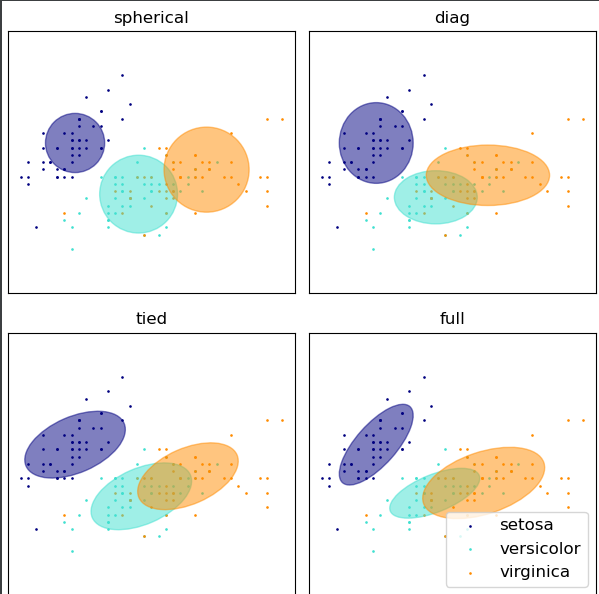

Recreate this plot in Python.
# Author: Ron Weiss <ronweiss@gmail.com>, Gael Varoquaux
# Modified by Thierry Guillemot <thierry.guillemot.work@gmail.com>
# License: BSD 3 clause
 
import matplotlib as mpl
import matplotlib.pyplot as plt
 
import numpy as np
 
from sklearn import datasets
from sklearn.mixture import GaussianMixture
from sklearn.model_selection import StratifiedKFold
 
print(__doc__)
 
colors = ['navy', 'turquoise', 'darkorange']
 
 
def make_ellipses(gmm, ax):
    for n, color in enumerate(colors):
        if gmm.covariance_type == 'full':
            covariances = gmm.covariances_[n][:2, :2]
        elif gmm.covariance_type == 'tied':
            covariances = gmm.covariances_[:2, :2]
        elif gmm.covariance_type == 'diag':
            covariances = np.diag(gmm.covariances_[n][:2])
        elif gmm.covariance_type == 'spherical':
            covariances = np.eye(gmm.means_.shape[1]) * gmm.covariances_[n]
        v, w = np.linalg.eigh(covariances)
        u = w[0] / np.linalg.norm(w[0])
        angle = np.arctan2(u[1], u[0])
        angle = 180 * angle / np.pi  # convert to degrees
        v = 2. * np.sqrt(2.) * np.sqrt(v)
        ell = mpl.patches.Ellipse(gmm.means_[n, :2], v[0], v[1],
                                  180 + angle, color=color)
        ell.set_clip_box(ax.bbox)
        ell.set_alpha(0.5)
        ax.add_artist(ell)
        ax.set_aspect('equal', 'datalim')
 
iris = datasets.load_iris()
 
# Break up the dataset into non-overlapping training (75%) and testing
# (25%) sets.
skf = StratifiedKFold(n_splits=4)
# Only take the first fold.
train_index, test_index = next(iter(skf.split(iris.data, iris.target)))
 
 
X_train = iris.data[train_index]
y_train = iris.target[train_index]
X_test = iris.data[test_index]
y_test = iris.target[test_index]
 
n_classes = len(np.unique(y_train))
 
# Try GMMs using different types of covariances.
estimators = {cov_type: GaussianMixture(n_components=n_classes,
              covariance_type=cov_type, max_iter=20, random_state=0)
              for cov_type in ['spherical', 'diag', 'tied', 'full']}
 
n_estimators = len(estimators)
 
plt.figure(figsize=(3 * n_estimators // 2, 6))
plt.subplots_adjust(bottom=.01, top=0.95, hspace=.15, wspace=.05,
                    left=.01, right=.99)
 
 
for index, (name, estimator) in enumerate(estimators.items()):
    # Since we have class labels for the training data, we can
    # initialize the GMM parameters in a supervised manner.
    estimator.means_init = np.array([X_train[y_train == i].mean(axis=0)
                                    for i in range(n_classes)])
 
    # Train the other parameters using the EM algorithm.
    estimator.fit(X_train)
 
    h = plt.subplot(2, n_estimators // 2, index + 1)
    make_ellipses(estimator, h)
 
    for n, color in enumerate(colors):
        data = iris.data[iris.target == n]
        plt.scatter(data[:, 0], data[:, 1], s=0.8, color=color,
                    label=iris.target_names[n])
    # Plot the test data with crosses
    # for n, color in enumerate(colors):
    #     data = X_test[y_test == n]
    #     plt.scatter(data[:, 0], data[:, 1], marker='x', color=color)
 
    # y_train_pred = estimator.predict(X_train)
    # train_accuracy = np.mean(y_train_pred.ravel() == y_train.ravel()) * 100
    # plt.text(0.05, 0.9, 'Train accuracy: %.1f' % train_accuracy,
    #          transform=h.transAxes)
    #
    # y_test_pred = estimator.predict(X_test)
    # confidence = estimator.predict_proba(X_test)
    # test_accuracy = np.mean(y_test_pred.ravel() == y_test.ravel()) * 100
    # plt.text(0.05, 0.8, 'Test accuracy: %.1f' % test_accuracy,
    #          transform=h.transAxes)
    plt.xticks(())
    plt.yticks(())
    plt.title(name)

plt.legend(scatterpoints=1, loc='lower right', prop=dict(size=12))
plt.show()
